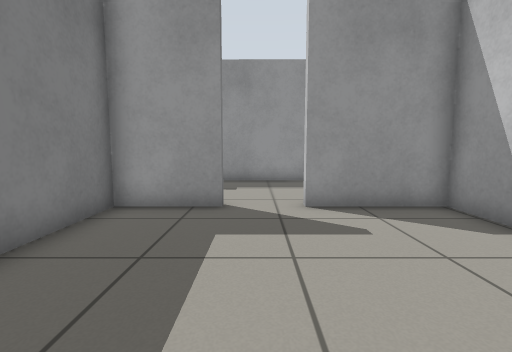
view 1 (above)

12 first-person views from a walk through a Gazebo world. The camera is 0.72 m above the floor, tilts 6° down and sees 85° across. The floor is counted in squares, 0.5 m on a side. Each view is taken from the middle of a square. On the plan, view 1 faces up. The plan holds only what a view shows up to about 14 squares ahead; the rest is blank. The place goes on beyond the plan.

view 2
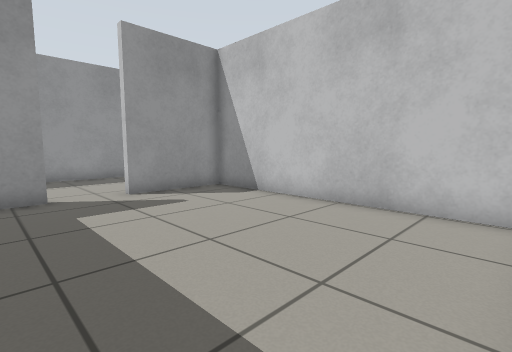

view 3
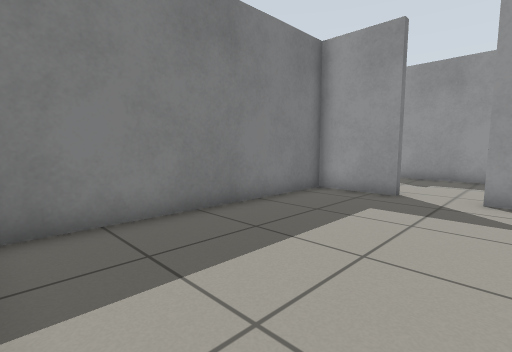

view 4
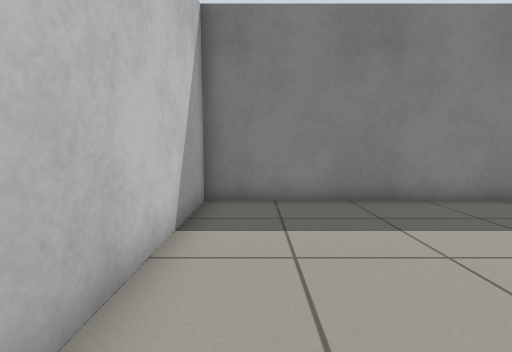

view 5
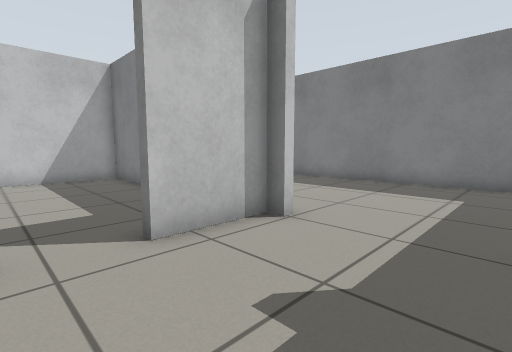

view 6
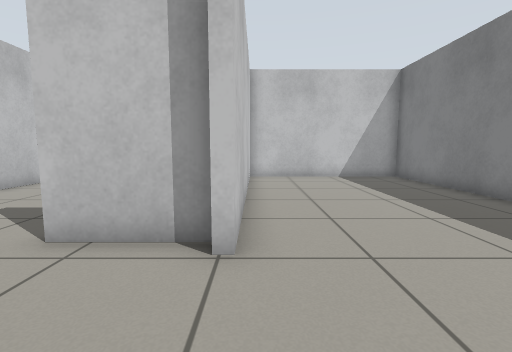

view 7
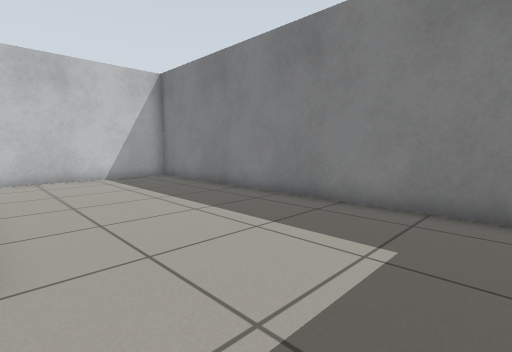

view 8
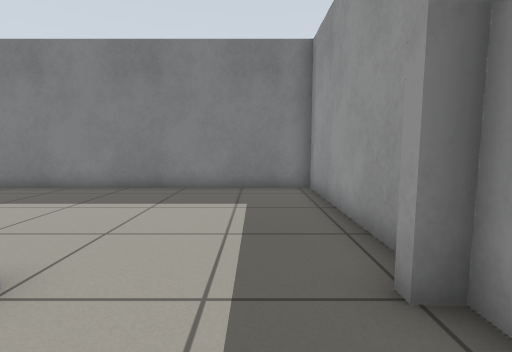

view 9
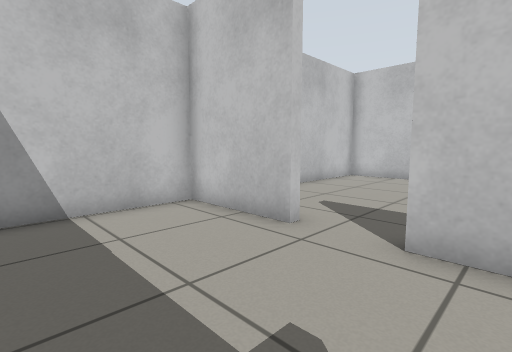

view 10
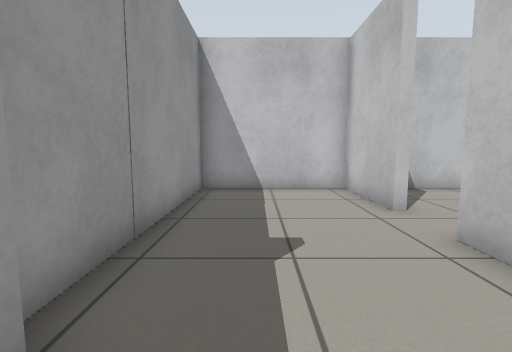

view 11
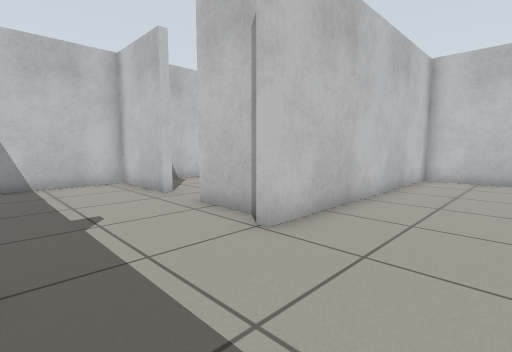

view 12
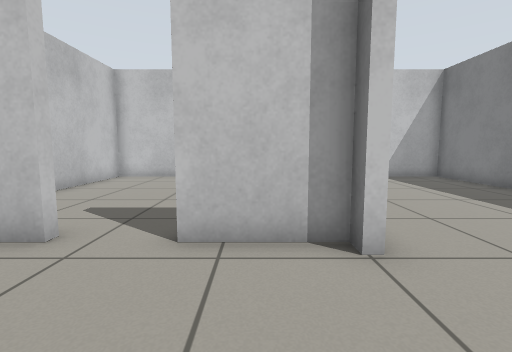

### Floor plan
Points are (right, up) in squares from view 1. A wall is a line through its corners. A room is listed if a view was taken in it or the views show most of it. See-through windows are left out.
Room 1 (views 1, 2, 3, 4)
walls: (-0.8, 6.9) (-0.8, 6.6) (-3.4, 6.6) (-3.4, -2.4) (4.6, -2.4) (4.6, 6.6) (1.2, 6.6) (1.2, 6.9)
ways out: opening at (0.5, 7) to room 2
Room 2 (views 5, 6, 7, 8, 9, 10, 11, 12)
walls: (-3.4, 6.9) (-0.8, 6.9); (1.2, 6.9) (4.6, 6.9) (4.6, 11.9) (-10.7, 11.9) (-10.7, -2.4) (-3.7, -2.4) (-3.7, 7.5)
ways out: opening at (0.5, 7) to room 1

Where each view was taken, in squares from view 1:
view 1: 0 up, 0 right, facing up
view 2: 2 down, 2 left, facing up-right
view 3: 2 down, 2 right, facing up-left
view 4: 1 down, 4 right, facing left
view 5: 11 up, 1 right, facing down-left
view 6: 11 up, 4 left, facing down
view 7: 11 up, 4 left, facing down-left
view 8: 10 up, 1 left, facing left
view 9: 11 up, 2 left, facing down-right
view 10: 10 up, 5 left, facing right
view 11: 11 up, 7 left, facing down-right
view 12: 11 up, 2 left, facing down
